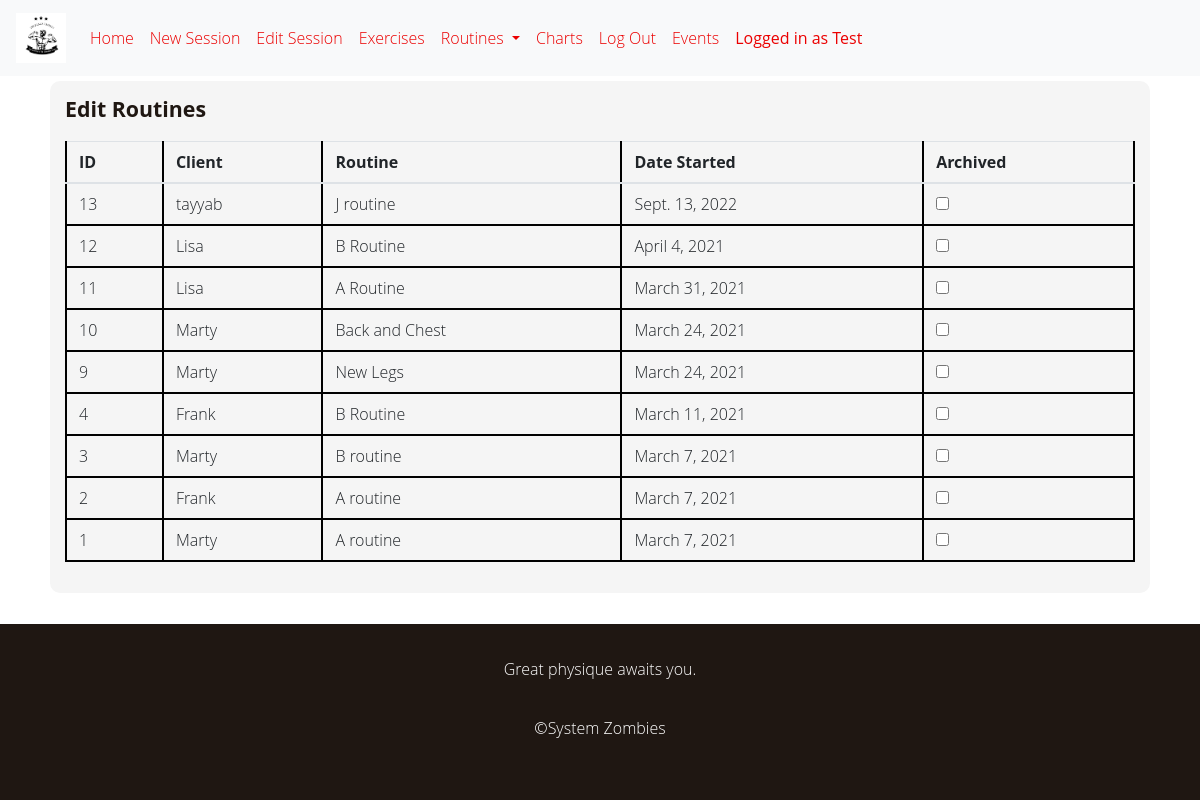
Page /routines/edit (signed in) on the committed database.
### train/models.py (models this page shows, shortened)
class User(AbstractUser):
    user_choices = [('CL', 'client'), ('TR', 'trainer'), ('AD', 'admin')]
    subscription = models.CharField(max_length=2,null=False)
    def __str__(self):
        return f"{self.first_name}"

class Routine(models.Model):
    name = models.CharField(max_length=20, verbose_name='Routine Name')
    startdate = models.DateField(auto_now_add=True)
    client = models.ForeignKey("User", on_delete=models.CASCADE, related_name="routines",
                              limit_choices_to={'is_staff': 'False'})
    exercises = models.ManyToManyField("Exercise", related_name="routines")
    archived = models.BooleanField(default=False)

### train/views.py (the view)
# urls.py: path("routines/edit", views.routinelist, name="routinelist"),
@staff_member_required(login_url="/login")
def routinelist(request):
    routines = Routine.objects.all().order_by('-pk')
    return render(request, "train/routinelist.html", {
        "routines": routines
    })

### train/templates/train/routinelist.html (shortened to what this page needs)
{% extends "train/layout.html" %}
{% load static %}
{% block body %}
<div class="container">
    <div class="set-group">
        <h3>Edit Routines</h3>
        <table class="table table-hover">
            <thead>
                <th>ID</th>
                <th>Client</th>
                <th>Routine</th>
                <th>Date Started</th>
                <th>Archived</th>
            <tbody>
                {% for routine in routines %}
                    <tr id="{{routine.pk}}" class="hover-row">
                        <td>{{routine.pk}}</td>
                        <td>{{routine.client}}</td>
                        <td>{{routine.name}}</td>
                        <td>{{routine.startdate}}</td>
                        <td>
                            {% if routine.archived %}
                                <input type="checkbox" checked class="check" data-routine="{{routine.pk}}">
                            {% else %}
                                <input type="checkbox" class="check" data-routine="{{routine.pk}}">
                            {% endif %}
                        </td>
                    </tr>
                {% endfor %}
            </tbody>
        </table>
    </div>
</div>
{% endblock %}

### train/templates/train/layout.html (shortened to what this page needs)
{% load static %}
<!DOCTYPE html>
<html lang="en">
    <head>
        <link rel="stylesheet" href="https://stackpath.bootstrapcdn.com/bootstrap/4.4.1/css/bootstrap.min.css">
        <link rel="stylesheet" href="{% static 'train/styles.css' %}">
        <link rel="stylesheet" href="{% static 'train/normalize.css' %}">
        <link rel="stylesheet" href="{% static 'train/main.css' %}">
    </head>
    <body>
        <nav class="navbar navbar-expand-lg navbar-light bg-light">
            <a class="navbar-brand" href="{% url 'home' %}">
                <img src="{% static 'train/logo.jpg' %}" height="50"></a>
            <div class="collapse navbar-collapse" id="navbarSupportedContent">
                <ul class="navbar-nav">
                    {% if user.is_authenticated %}
                        {% if user.is_staff %}
                            <li class="nav-item">
                                <a class="nav-link" href="{% url 'home' %}">Home</a>
                            </li>
                            <li class="nav-item">
                                <a class="nav-link" href="{% url 'newsession' %}">New Session</a>
                            </li>
                            <li class="nav-item">
                                <a class="nav-link" href="{% url 'editsession' %}">Edit Session</a>
                            </li>
                            <li class="nav-item">
                                <a class="nav-link" href="{% url 'exerciseview' %}">Exercises</a>
                            </li>
                            <li class="nav-item dropdown">
                                <a class="nav-link dropdown-toggle" href="#" id="navbarDropdownMenuLink" data-toggle="dropdown"
                                    aria-haspopup="true" aria-expanded="false">Routines </a>
                            </li>
                            <li class="nav-item">
                                <a class="nav-link" href="{% url 'charts' %}">Charts</a>
                            </li>
                        {% endif %}
                        <li class="nav-item">
                            <a class="nav-link" href="{% url 'logout' %}">Log Out</a>
                        </li>
                                <a class="nav-link" href="{% url 'event' %}">Events</a>
                        <li class="nav-item">
                            <b><a class="nav-link disabled">Logged in as {{request.user}}</a></b>
                        </li>
                    {% endif %}
                </ul>
            </div>
        </nav>
        {% block body %}
        {% endblock %}
    <footer class="footer">
      <div class="wrap">
        <p class="footer__cta">
          Great physique awaits you.<br>
        </p>
        <p class="footer__copyright">
            ©System Zombies
        </p>
      </div>
    </footer>
</body>
</html>

### train/static/train/styles.css (style rules this page uses)
body, html { height: 95%; }
.nav-link { color: #EB0000 !important; }
.set-group { margin: 5px; padding: 15px; background-color: #F5F5F5; border-radius: 10px; overflow: auto; }
th, td { padding: 5px; }
.hover-row { cursor: pointer; }

### train/static/train/main.css (style rules this page uses)
:root { --color-day: white; --color-night: #1F1712; --color-earth-orange: #FA8232; --color-life-green: #41C734; --color-dark-blue: #1377d5; --color-magma-red: #EB0000; --color-gray-1: #333; --color-gray-2: #999; --color-gray-3: #CCC; --color-gray-4: #EEE; --color-gray-5: #F9F9F9; --color-anchor: #0275d8; --color-anchor-hover: #025aa5; --font-primary: 'Open Sans', 'Helvetica Neue', Helvetica, Arial, sans-serif; --font-secondary: 'Alfa Slab One', 'Helvetica Nueue', Helvetica, Arial, sans-serif; --wrap-lg: 47rem; --wrap-md: 30rem; --wrap-sm: 22rem; --wrap-padding: 1rem; }
*, *::before, *::after { box-sizing: border-box; }
html { height: 100%; font-size: 100%; }
body { margin: 0; font-family: var(--font-primary); font-weight: 300; line-height: 1; color: var(--color-night); -webkit-tap-highlight-color: rgba(0, 0, 0, 0); }
h1, h2, h3, p, ul, ol, blockquote, figure { margin-top: 0; margin-bottom: 1.6666rem; }
p, ul, ol, blockquote { line-height: 1.6666; }
h1, h2, h3 { line-height: 1.2; }
h2, h3, .h2, .h3 { font-weight: bold; margin-bottom: 1.2rem; }
h3, .h3 { font-family: var(--font-primary); font-size: 1.3333rem; }
a { color: #0275d8; text-decoration: none; }
img { vertical-align: top; }
.wrap { position: relative; margin-left: auto; margin-right: auto; padding-left: var(--wrap-padding); padding-right: var(--wrap-padding); max-width: var(--wrap-lg); }
footer { margin-top: auto; }
.footer { padding-top: 2rem; padding-bottom: 2rem; background-color: var(--color-night); text-align: center; color: white; }
.footer__cta { margin-bottom: 2rem; }
.footer__copyright { margin-bottom: 0; }
table { border-collapse: collapse; width: 100%; text-align: left; }
th,td { border: 2px solid #000; padding: 15px; }

### train/templates/train/layout.html (style rules this page uses)
body { min-height: 100vh; display: flex; flex-direction: column; }
footer { margin-top: auto; }

### rows in the picture
User: user "Test"
Routine: pk "13", client "tayyab", name "J routine", startdate "Sept. 13, 2022"
Routine: pk "12", client "Lisa", name "B Routine", startdate "April 4, 2021"
Routine: pk "11", client "Lisa", name "A Routine", startdate "March 31, 2021"
Routine: pk "10", client "Marty", name "Back and Chest", startdate "March 24, 2021"
Routine: pk "9", client "Marty", name "New Legs", startdate "March 24, 2021"
Routine: pk "4", client "Frank", name "B Routine", startdate "March 11, 2021"
Routine: pk "3", client "Marty", name "B routine", startdate "March 7, 2021"
Routine: pk "2", client "Frank", name "A routine", startdate "March 7, 2021"
Routine: pk "1", client "Marty", name "A routine", startdate "March 7, 2021"
